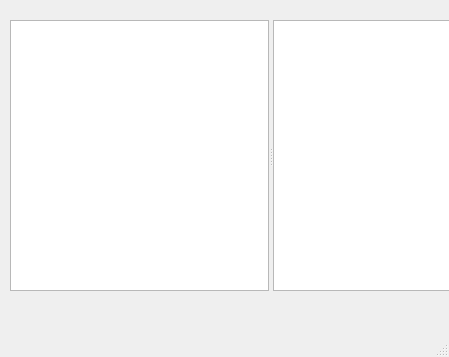
<?xml version="1.0" encoding="UTF-8"?>
<ui version="4.0">
 <class>MainWindow</class>
 <widget class="QMainWindow" name="MainWindow">
  <property name="geometry">
   <rect>
    <x>0</x>
    <y>0</y>
    <width>449</width>
    <height>357</height>
   </rect>
  </property>
  <property name="windowTitle">
   <string>MainWindow</string>
  </property>
  <widget class="QWidget" name="centralwidget">
   <widget class="QSplitter" name="splitter">
    <property name="geometry">
     <rect>
      <x>10</x>
      <y>20</y>
      <width>521</width>
      <height>271</height>
     </rect>
    </property>
    <property name="orientation">
     <enum>Qt::Horizontal</enum>
    </property>
    <widget class="QTextEdit" name="textEdit"/>
    <widget class="QTextEdit" name="textEdit_2"/>
   </widget>
  </widget>
  <widget class="QMenuBar" name="menubar">
   <property name="geometry">
    <rect>
     <x>0</x>
     <y>0</y>
     <width>449</width>
     <height>21</height>
    </rect>
   </property>
  </widget>
  <widget class="QStatusBar" name="statusbar"/>
 </widget>
 <resources/>
 <connections/>
</ui>
